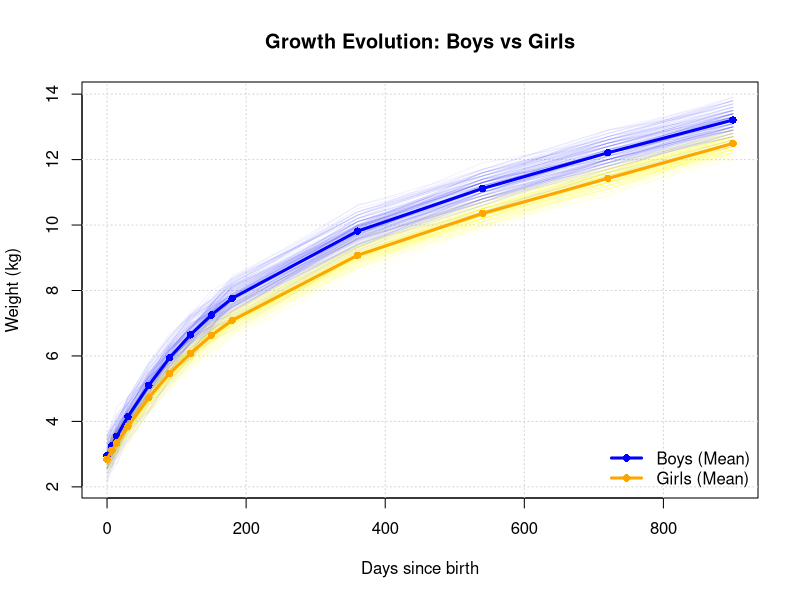
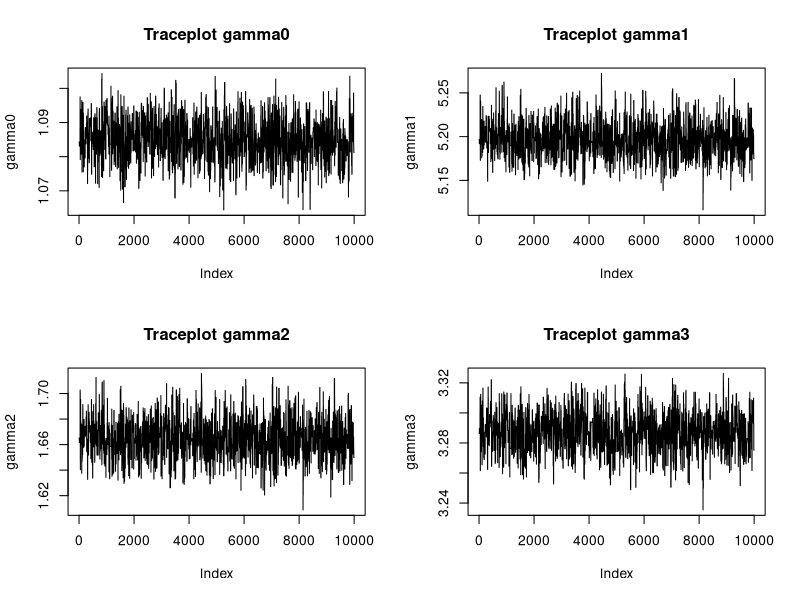
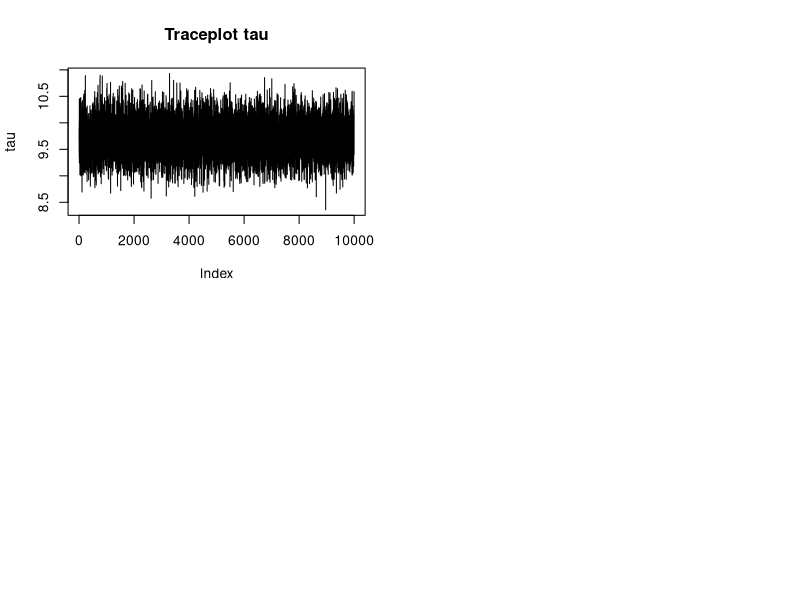
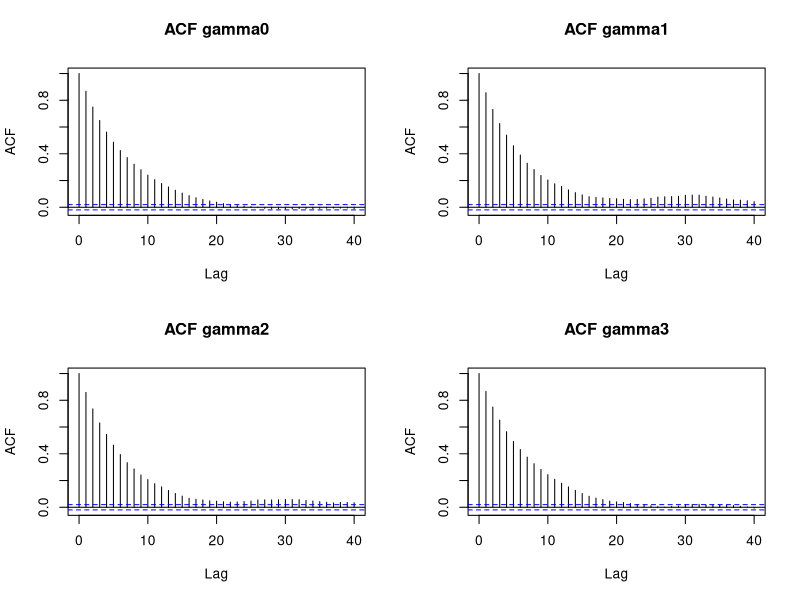
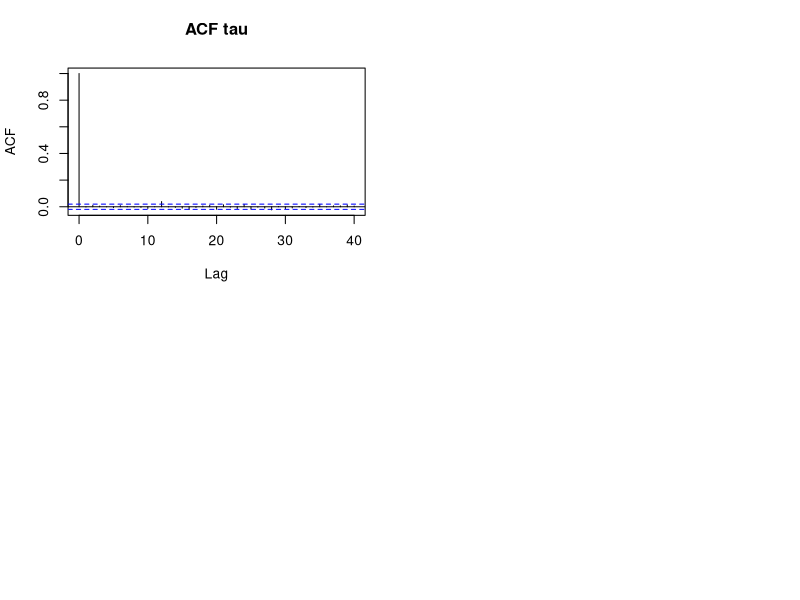

Source code (R) for these figures, in order:
library(ggplot2)
library(tidyr)
library(dplyr)

#==========
#QUESTION 1
#==========
#observation times in days
t.obs <- c(0,7,14,30*(1:6),30*seq(12,30,by=6))

df <- read.table("Weight.txt", header = TRUE)
colnames(df) <- c("Boy", "0d", "7d", "14d", "1m", "2m", "3m", "4m", "5m", "6m", "12m", "18m", "24m", "30m")


mean_boys  <- colMeans(df[df[,1] == 1, 2:14])
mean_girls <- colMeans(df[df[,1] == 0, 2:14])

plot(t.obs, mean_boys, type = "n", 
     ylim = c(min(df[, 2:14]), max(df[, 2:14])),
     xlab = "Days since birth", 
     ylab = "Weight (kg)",
     main = "Growth Evolution: Boys vs Girls")

grid()

#Boys in Blue, Girls in orange
#individual observations
for(i in 1:nrow(df)) {
  lines(t.obs, df[i, 2:14], 
        col = ifelse(df[i,1] == 1, rgb(0,0,1,0.05), rgb(1,1,0,0.05))) 
}

lines(t.obs, mean_boys,  col = "blue",  lwd = 3, type = "o", pch = 16)
lines(t.obs, mean_girls, col = "orange", lwd = 3, type = "o", pch = 16)

legend("bottomright", 
       legend = c("Boys (Mean)", "Girls (Mean)"), 
       col = c("blue", "orange"), 
       lwd = 3, pch = 16, bty = "n")


#=========
#QUESTION 2
#==========


#QUESTION (d)

estimate_betas <- function(means, times) {
  b0 <- means[1] #Initial weight
  b1 <- (means[13] - means[11]) / (times[13] - times[11]) #Three last observations
  intercept_longterm <- means[13] - (b1 * times[13]) #beta0 + Beta2
  b2 <- intercept_longterm - b0
  v_initial <- (means[2] - means[1]) / (times[2] - times[1]) #First 7 days velocity
  b3 <- v_initial - b1 #See Taylor expansion of a)
  return(c(Beta0 = b0, Beta1 = b1, Beta2 = b2, Beta3 = b3))
}

cat("Rough Estimates for Boys:\n")
print(estimate_betas(mean_boys, t.obs))

cat("\nRough Estimates for Girls:\n")
print(estimate_betas(mean_girls, t.obs))


#QUESTION (e)
is_boy <- df[, 1] == 1
weights <- as.matrix(df[, 2:14])

#Apply range function at every age
range_boys  <- apply(weights[is_boy, ], 2, range)
range_girls <- apply(weights[!is_boy, ], 2, range)

#Estimate sigma by max-min at every age
sigmas_boys  <- (range_boys[2, ] - range_boys[1, ]) / 6
sigmas_girls <- (range_girls[2, ] - range_girls[1, ]) / 6

sigmas <- data.frame(
  Time = colnames(df)[2:14],
  Days = t.obs,
  Sigmas_Boys = sigmas_boys,
  Sigmas_Girls = sigmas_girls
)

print(sigmas)


#=========
#QUESTION 3
#==========


#QUESTION (b)

# For Boys
boys_data <- df[df$Boy == 1, 2:14]
Y_boys <- as.matrix(boys_data)

mu_function <- function(times, gamma) {
  gamma0 <- gamma[1]
  gamma1 <- gamma[2]
  gamma2 <- gamma[3]
  gamma3 <- gamma[4]
  
  beta0 <- exp(gamma0)
  beta1 <- exp(-gamma1)
  beta2 <- exp(gamma2)
  beta3 <- exp(-gamma3)
  mu <- beta0 +
    beta1 * times +
    beta2 * (1 - exp(-(beta3 / beta2) * times))
  return(mu)
}

# Log-posterior
logposterior <- function(theta, Y, times) {
  gamma <- theta[1:4]
  tau   <- theta[5]
  if (tau <= 0) {
    return(-Inf)
  }
  mu <- mu_function(times, gamma)
  RSS <- sum(
    (Y - matrix(mu,
                nrow = nrow(Y),
                ncol = length(mu),
                byrow = TRUE))^2
  )
  n <- nrow(Y)
  m <- ncol(Y)
  logpost <- (n * m / 2 - 1) * log(tau) -
    (tau / 2) * RSS
  return(logpost)
}


#QUESTION (c)

# Starting values from Question 2(d), for boys
beta0_init <- 2.950
beta1_init <- 0.0058
beta2_init <- 5.032
beta3_init <- 0.0370

# Rough estimate from Question 2(e)
sigma_init <- 0.25
start <- c(
  log(beta0_init),
  -log(beta1_init),
  log(beta2_init),
  -log(beta3_init),
  1 / sigma_init^2
)

neglogpost <- function(theta) {
  return(-logposterior(theta, Y_boys, t.obs))
}

# Laplace approximation
fit <- nlm(
  f = neglogpost,
  p = start,
  hessian = TRUE
)
theta_hat <- fit$estimate
H <- fit$hessian
Sigma_theta <- solve(H)

cat("Posterior mode:\n")
print(theta_hat)

cat("\nCovariance matrix:\n")
print(Sigma_theta)


#=========
#QUESTION 4
#==========

#QUESTION (b)(i)

library(MASS)
set.seed(123)
M <- 10000

# Initial values of gamma and tau
gamma_current <- theta_hat[1:4]
tau_current   <- theta_hat[5]

# Covariance matrix for gamma from the Laplace approximation
Sigma_gamma <- Sigma_theta[1:4, 1:4]

c_tune <- 1.5
gamma_chain <- matrix(NA, nrow = M, ncol = 4)
tau_chain   <- numeric(M)
colnames(gamma_chain) <- c("gamma0", "gamma1", "gamma2", "gamma3")
accept <- 0

# Compute S(gamma)
compute_RSS <- function(gamma, Y, times) {
  mu <- mu_function(times, gamma)
  RSS <- sum(
    (Y - matrix(mu,
                nrow = nrow(Y),
                ncol = length(mu),
                byrow = TRUE))^2
  )
  
  return(RSS)
}

for (s in 1:M) {
  # Metropolis step for gamma
  gamma_proposal <- as.numeric(
    MASS::mvrnorm(
      n = 1,
      mu = gamma_current,
      Sigma = c_tune^2 * Sigma_gamma
    )
  )
  theta_current  <- c(gamma_current, tau_current)
  theta_proposal <- c(gamma_proposal, tau_current)
  log_alpha <- logposterior(theta_proposal, Y_boys, t.obs) -
    logposterior(theta_current, Y_boys, t.obs)
  if (log(runif(1)) < log_alpha) {
    gamma_current <- gamma_proposal
    accept <- accept + 1
  }
  
  # Gibbs step for tau
  RSS_current <- compute_RSS(gamma_current, Y_boys, t.obs)
  n <- nrow(Y_boys)
  m <- ncol(Y_boys)
  shape_tau <- n * m / 2
  rate_tau  <- RSS_current / 2
  tau_current <- rgamma(1, shape = shape_tau, rate = rate_tau)

  gamma_chain[s, ] <- gamma_current
  tau_chain[s] <- tau_current
}

acceptance_rate <- accept / M
acceptance_rate   # = 0.3674 pour un ctune de 1, 0.2548 pour c_tune de 1.3, 0.2126 pour c_tune de 1.5, 0.1903 pour c_tune de 1.6


#QUESTION (b)(ii)
par(mfrow = c(2,2))

#par(mfrow = c(3, 2))

plot(gamma_chain[, 1], type = "l",
     main = "Traceplot gamma0", ylab = "gamma0")

plot(gamma_chain[, 2], type = "l",
     main = "Traceplot gamma1", ylab = "gamma1")

plot(gamma_chain[, 3], type = "l",
     main = "Traceplot gamma2", ylab = "gamma2")

plot(gamma_chain[, 4], type = "l",
     main = "Traceplot gamma3", ylab = "gamma3")

plot(tau_chain, type = "l",
     main = "Traceplot tau", ylab = "tau")


par(mfrow = c(2, 2))

acf(gamma_chain[, 1], main = "ACF gamma0")
acf(gamma_chain[, 2], main = "ACF gamma1")
acf(gamma_chain[, 3], main = "ACF gamma2")
acf(gamma_chain[, 4], main = "ACF gamma3")
acf(tau_chain, main = "ACF tau")


#QUESTION (b)(iii)

library(coda)

mcmc_chain <- mcmc(
  cbind(
    gamma_chain,
    tau = tau_chain
  )
)

effectiveSize(mcmc_chain)



#QUESTION (b)(iv)

beta0_chain <- exp(gamma_chain[, 1])
beta1_chain <- exp(-gamma_chain[, 2])
beta2_chain <- exp(gamma_chain[, 3])
beta3_chain <- exp(-gamma_chain[, 4])

sigma_chain <- 1 / sqrt(tau_chain)

posterior_summary <- function(x) {
  c(
    Mean = mean(x),
    Median = median(x),
    Q2.5 = quantile(x, 0.025),
    Q97.5 = quantile(x, 0.975)
  )
}

results <- rbind(
  beta0 = posterior_summary(beta0_chain),
  beta1 = posterior_summary(beta1_chain),
  beta2 = posterior_summary(beta2_chain),
  beta3 = posterior_summary(beta3_chain),
  sigma = posterior_summary(sigma_chain)
)

results
